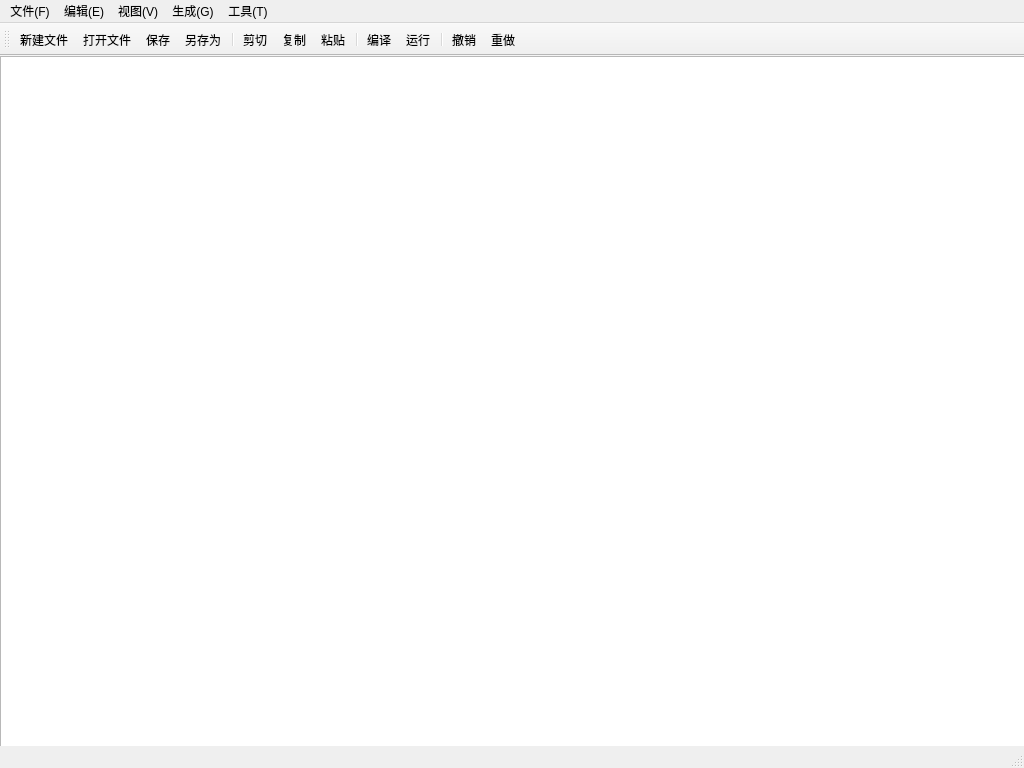
<?xml version="1.0" encoding="UTF-8"?>
<ui version="4.0">
 <class>SubCode</class>
 <widget class="QMainWindow" name="SubCode">
  <property name="geometry">
   <rect>
    <x>0</x>
    <y>0</y>
    <width>1024</width>
    <height>768</height>
   </rect>
  </property>
  <property name="windowTitle">
   <string>SubCode</string>
  </property>
  <widget class="QWidget" name="centralWidget">
   <widget class="QTextEdit" name="textEdit">
    <property name="geometry">
     <rect>
      <x>0</x>
      <y>0</y>
      <width>2000</width>
      <height>2000</height>
     </rect>
    </property>
    <property name="styleSheet">
     <string notr="true">setcolor-&gt;(rgb(252, 237, 201))</string>
    </property>
   </widget>
  </widget>
  <widget class="QMenuBar" name="menuBar">
   <property name="geometry">
    <rect>
     <x>0</x>
     <y>0</y>
     <width>1024</width>
     <height>17</height>
    </rect>
   </property>
   <widget class="QMenu" name="menu_F">
    <property name="title">
     <string>文件(F)</string>
    </property>
    <addaction name="actionnewfile"/>
    <addaction name="actionaddfile"/>
    <addaction name="actionsave"/>
    <addaction name="actionsaveas"/>
   </widget>
   <widget class="QMenu" name="menu_E">
    <property name="title">
     <string>编辑(E)</string>
    </property>
    <addaction name="actionundo"/>
    <addaction name="actionredo"/>
    <addaction name="separator"/>
    <addaction name="actioncopy"/>
    <addaction name="actioncut"/>
    <addaction name="actionpaste"/>
   </widget>
   <widget class="QMenu" name="menu_V">
    <property name="title">
     <string>视图(V)</string>
    </property>
   </widget>
   <widget class="QMenu" name="menu_G">
    <property name="title">
     <string>生成(G)</string>
    </property>
    <addaction name="actioncompile"/>
    <addaction name="actionrun"/>
   </widget>
   <widget class="QMenu" name="menu_T">
    <property name="title">
     <string>工具(T)</string>
    </property>
   </widget>
   <addaction name="menu_F"/>
   <addaction name="menu_E"/>
   <addaction name="menu_V"/>
   <addaction name="menu_G"/>
   <addaction name="menu_T"/>
  </widget>
  <widget class="QToolBar" name="mainToolBar">
   <property name="enabled">
    <bool>true</bool>
   </property>
   <property name="iconSize">
    <size>
     <width>20</width>
     <height>20</height>
    </size>
   </property>
   <attribute name="toolBarArea">
    <enum>TopToolBarArea</enum>
   </attribute>
   <attribute name="toolBarBreak">
    <bool>false</bool>
   </attribute>
   <addaction name="actionnewfile"/>
   <addaction name="actionaddfile"/>
   <addaction name="actionsave"/>
   <addaction name="actionsaveas"/>
   <addaction name="separator"/>
   <addaction name="actioncut"/>
   <addaction name="actioncopy"/>
   <addaction name="actionpaste"/>
   <addaction name="separator"/>
   <addaction name="actioncompile"/>
   <addaction name="actionrun"/>
   <addaction name="separator"/>
   <addaction name="actionundo"/>
   <addaction name="actionredo"/>
  </widget>
  <widget class="QStatusBar" name="statusBar">
   <property name="sizeGripEnabled">
    <bool>true</bool>
   </property>
  </widget>
  <action name="actionnewfile">
   <property name="icon">
    <iconset resource="icons.qrc">
     <normaloff>:/new/subcodeicons/icons/icons8_new_file_80px.png</normaloff>:/new/subcodeicons/icons/icons8_new_file_80px.png</iconset>
   </property>
   <property name="text">
    <string>新建文件</string>
   </property>
   <property name="toolTip">
    <string>新建文件(Ctrl+N)</string>
   </property>
   <property name="shortcut">
    <string>Ctrl+N</string>
   </property>
  </action>
  <action name="actionaddfile">
   <property name="icon">
    <iconset resource="icons.qrc">
     <normaloff>:/new/subcodeicons/icons/icons8_add_file_80px.png</normaloff>:/new/subcodeicons/icons/icons8_add_file_80px.png</iconset>
   </property>
   <property name="text">
    <string>打开文件</string>
   </property>
   <property name="toolTip">
    <string>打开文件(Ctrl+O)</string>
   </property>
   <property name="shortcut">
    <string>Ctrl+O</string>
   </property>
  </action>
  <action name="actionsave">
   <property name="icon">
    <iconset resource="icons.qrc">
     <normaloff>:/new/subcodeicons/icons/icons8_save_80px.png</normaloff>:/new/subcodeicons/icons/icons8_save_80px.png</iconset>
   </property>
   <property name="text">
    <string>保存</string>
   </property>
   <property name="toolTip">
    <string>保存(Ctrl+S)</string>
   </property>
   <property name="shortcut">
    <string>Ctrl+S</string>
   </property>
  </action>
  <action name="actionsaveas">
   <property name="icon">
    <iconset resource="icons.qrc">
     <normaloff>:/new/subcodeicons/icons/icons8_save_as_80px.png</normaloff>:/new/subcodeicons/icons/icons8_save_as_80px.png</iconset>
   </property>
   <property name="text">
    <string>另存为</string>
   </property>
   <property name="toolTip">
    <string>另存为(Ctrl+Shift+S)</string>
   </property>
   <property name="shortcut">
    <string>Ctrl+Shift+S</string>
   </property>
  </action>
  <action name="actioncopy">
   <property name="icon">
    <iconset resource="icons.qrc">
     <normaloff>:/new/subcodeicons/icons/icons8_copy_2_80px.png</normaloff>:/new/subcodeicons/icons/icons8_copy_2_80px.png</iconset>
   </property>
   <property name="text">
    <string>复制</string>
   </property>
   <property name="toolTip">
    <string>复制(Ctrl+C)</string>
   </property>
   <property name="shortcut">
    <string>Ctrl+C</string>
   </property>
  </action>
  <action name="actioncut">
   <property name="icon">
    <iconset resource="icons.qrc">
     <normaloff>:/new/subcodeicons/icons/icons8_cut_80px.png</normaloff>:/new/subcodeicons/icons/icons8_cut_80px.png</iconset>
   </property>
   <property name="text">
    <string>剪切</string>
   </property>
   <property name="toolTip">
    <string>剪切(Ctrl+X)</string>
   </property>
   <property name="shortcut">
    <string>Ctrl+X</string>
   </property>
  </action>
  <action name="actionpaste">
   <property name="icon">
    <iconset resource="icons.qrc">
     <normaloff>:/new/subcodeicons/icons/icons8_paste_80px.png</normaloff>:/new/subcodeicons/icons/icons8_paste_80px.png</iconset>
   </property>
   <property name="text">
    <string>粘贴</string>
   </property>
   <property name="toolTip">
    <string>粘贴(Ctrl+V)</string>
   </property>
   <property name="shortcut">
    <string>Ctrl+V</string>
   </property>
  </action>
  <action name="actioncompile">
   <property name="icon">
    <iconset resource="icons.qrc">
     <normaloff>:/new/subcodeicons/icons/icons8_command_line_.png</normaloff>:/new/subcodeicons/icons/icons8_command_line_.png</iconset>
   </property>
   <property name="text">
    <string>编译</string>
   </property>
   <property name="toolTip">
    <string>编译(Ctrl+Shift+B)</string>
   </property>
   <property name="shortcut">
    <string>Ctrl+Shift+B</string>
   </property>
  </action>
  <action name="actionrun">
   <property name="icon">
    <iconset resource="icons.qrc">
     <normaloff>:/new/subcodeicons/icons/icons8_console_80px.png</normaloff>:/new/subcodeicons/icons/icons8_console_80px.png</iconset>
   </property>
   <property name="text">
    <string>运行</string>
   </property>
   <property name="toolTip">
    <string>运行(Ctrl+F5)</string>
   </property>
   <property name="shortcut">
    <string>Ctrl+F5</string>
   </property>
  </action>
  <action name="actionundo">
   <property name="icon">
    <iconset resource="icons.qrc">
     <normaloff>:/new/subcodeicons/icons/icons8_undo_80px.png</normaloff>:/new/subcodeicons/icons/icons8_undo_80px.png</iconset>
   </property>
   <property name="text">
    <string>撤销</string>
   </property>
   <property name="toolTip">
    <string>撤销(Ctrl+Z)</string>
   </property>
   <property name="shortcut">
    <string>Ctrl+Z</string>
   </property>
  </action>
  <action name="actionredo">
   <property name="icon">
    <iconset resource="icons.qrc">
     <normaloff>:/new/subcodeicons/icons/icons8_redo_80px.png</normaloff>:/new/subcodeicons/icons/icons8_redo_80px.png</iconset>
   </property>
   <property name="text">
    <string>重做</string>
   </property>
   <property name="toolTip">
    <string>重做(Ctrl+Y)</string>
   </property>
   <property name="shortcut">
    <string>Ctrl+Y</string>
   </property>
  </action>
 </widget>
 <layoutdefault spacing="6" margin="11"/>
 <resources>
  <include location="icons.qrc"/>
 </resources>
 <connections/>
</ui>
